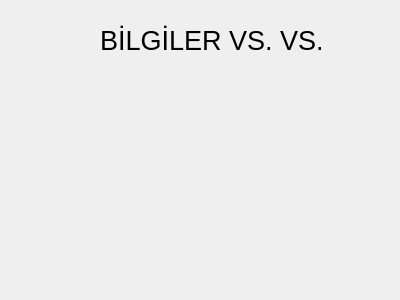
<?xml version="1.0" encoding="UTF-8"?>
<ui version="4.0">
 <class>Dialog</class>
 <widget class="QDialog" name="Dialog">
  <property name="geometry">
   <rect>
    <x>0</x>
    <y>0</y>
    <width>400</width>
    <height>300</height>
   </rect>
  </property>
  <property name="windowTitle">
   <string>Hakkında</string>
  </property>
  <widget class="QLabel" name="label">
   <property name="geometry">
    <rect>
     <x>50</x>
     <y>80</y>
     <width>311</width>
     <height>201</height>
    </rect>
   </property>
   <property name="text">
    <string/>
   </property>
   <property name="pixmap">
    <pixmap>../../Masaüstü/28-285075_mustafa-kemal-atatrk-wallpaper-pc.jpg</pixmap>
   </property>
   <property name="scaledContents">
    <bool>true</bool>
   </property>
  </widget>
  <widget class="QLabel" name="label_2">
   <property name="geometry">
    <rect>
     <x>100</x>
     <y>20</y>
     <width>221</width>
     <height>41</height>
    </rect>
   </property>
   <property name="font">
    <font>
     <pointsize>20</pointsize>
    </font>
   </property>
   <property name="text">
    <string>BİLGİLER VS. VS.</string>
   </property>
  </widget>
 </widget>
 <resources/>
 <connections/>
</ui>
